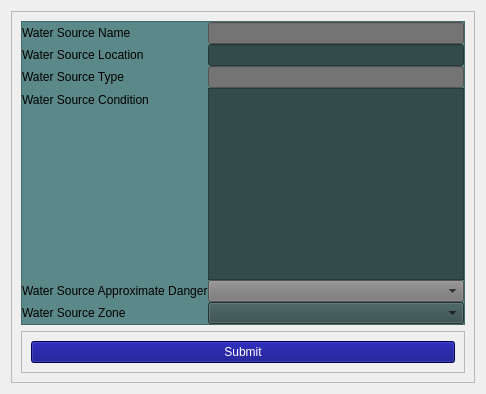
            <widget class="QWidget" name="page_7">
             <layout class="QHBoxLayout" name="horizontalLayout_28">
              <item>
               <widget class="QFrame" name="frame_30">
                <property name="frameShape">
                 <enum>QFrame::StyledPanel</enum>
                </property>
                <property name="frameShadow">
                 <enum>QFrame::Raised</enum>
                </property>
                <layout class="QVBoxLayout" name="verticalLayout_15">
                 <item>
                  <widget class="QFrame" name="frame_31">
                   <property name="styleSheet">
                    <string notr="true">background-color: rgb(91, 136, 136);</string>
                   </property>
                   <property name="frameShape">
                    <enum>QFrame::StyledPanel</enum>
                   </property>
                   <property name="frameShadow">
                    <enum>QFrame::Raised</enum>
                   </property>
                   <layout class="QVBoxLayout" name="verticalLayout_16">
                    <property name="spacing">
                     <number>0</number>
                    </property>
                    <property name="leftMargin">
                     <number>0</number>
                    </property>
                    <property name="topMargin">
                     <number>0</number>
                    </property>
                    <property name="rightMargin">
                     <number>0</number>
                    </property>
                    <property name="bottomMargin">
                     <number>0</number>
                    </property>
                    <item>
                     <layout class="QFormLayout" name="formLayout_8">
                      <item row="0" column="0">
                       <widget class="QLabel" name="label_38">
                        <property name="text">
                         <string>Water Source Name</string>
                        </property>
                       </widget>
                      </item>
                      <item row="0" column="1">
                       <widget class="QLineEdit" name="lineEdit">
                        <property name="styleSheet">
                         <string notr="true">background-color: rgb(116, 116, 116);</string>
                        </property>
                       </widget>
                      </item>
                      <item row="1" column="0">
                       <widget class="QLabel" name="label_39">
                        <property name="text">
                         <string>Water Source Location</string>
                        </property>
                       </widget>
                      </item>
                      <item row="1" column="1">
                       <widget class="QLineEdit" name="lineEdit_5">
                        <property name="styleSheet">
                         <string notr="true">background-color: rgb(50, 75, 75);</string>
                        </property>
                       </widget>
                      </item>
                      <item row="2" column="0">
                       <widget class="QLabel" name="label_40">
                        <property name="text">
                         <string>Water Source Type</string>
                        </property>
                       </widget>
                      </item>
                      <item row="2" column="1">
                       <widget class="QLineEdit" name="lineEdit_9">
                        <property name="styleSheet">
                         <string notr="true">background-color: rgb(116, 116, 116);</string>
                        </property>
                       </widget>
                      </item>
                      <item row="3" column="0">
                       <widget class="QLabel" name="label_41">
                        <property name="text">
                         <string>Water Source Condition</string>
                        </property>
                       </widget>
                      </item>
                      <item row="3" column="1">
                       <widget class="QTextEdit" name="textEdit_2">
                        <property name="styleSheet">
                         <string notr="true">background-color: rgb(50, 75, 75);</string>
                        </property>
                       </widget>
                      </item>
                      <item row="4" column="0">
                       <widget class="QLabel" name="label_43">
                        <property name="text">
                         <string>Water Source Approximate Danger</string>
                        </property>
                       </widget>
                      </item>
                      <item row="4" column="1">
                       <widget class="QComboBox" name="comboBox_6">
                        <property name="styleSheet">
                         <string notr="true">background-color: rgb(116, 116, 116);</string>
                        </property>
                       </widget>
                      </item>
                      <item row="5" column="0">
                       <widget class="QLabel" name="label_42">
                        <property name="text">
                         <string>Water Source Zone</string>
                        </property>
                       </widget>
                      </item>
                      <item row="5" column="1">
                       <widget class="QComboBox" name="comboBox_5">
                        <property name="styleSheet">
                         <string notr="true">background-color: rgb(50, 75, 75);</string>
                        </property>
                       </widget>
                      </item>
                     </layout>
                    </item>
                   </layout>
                  </widget>
                 </item>
                 <item>
                  <widget class="QFrame" name="frame_32">
                   <property name="frameShape">
                    <enum>QFrame::StyledPanel</enum>
                   </property>
                   <property name="frameShadow">
                    <enum>QFrame::Raised</enum>
                   </property>
                   <layout class="QHBoxLayout" name="horizontalLayout_29">
                    <item>
                     <widget class="QPushButton" name="pushButton_15">
                      <property name="styleSheet">
                       <string notr="true">color: rgb(255, 255, 255);
background-color: rgb(0, 0, 127);</string>
                      </property>
                      <property name="text">
                       <string>Submit</string>
                      </property>
                     </widget>
                    </item>
                   </layout>
                  </widget>
                 </item>
                </layout>
               </widget>
              </item>
             </layout>
            </widget>
